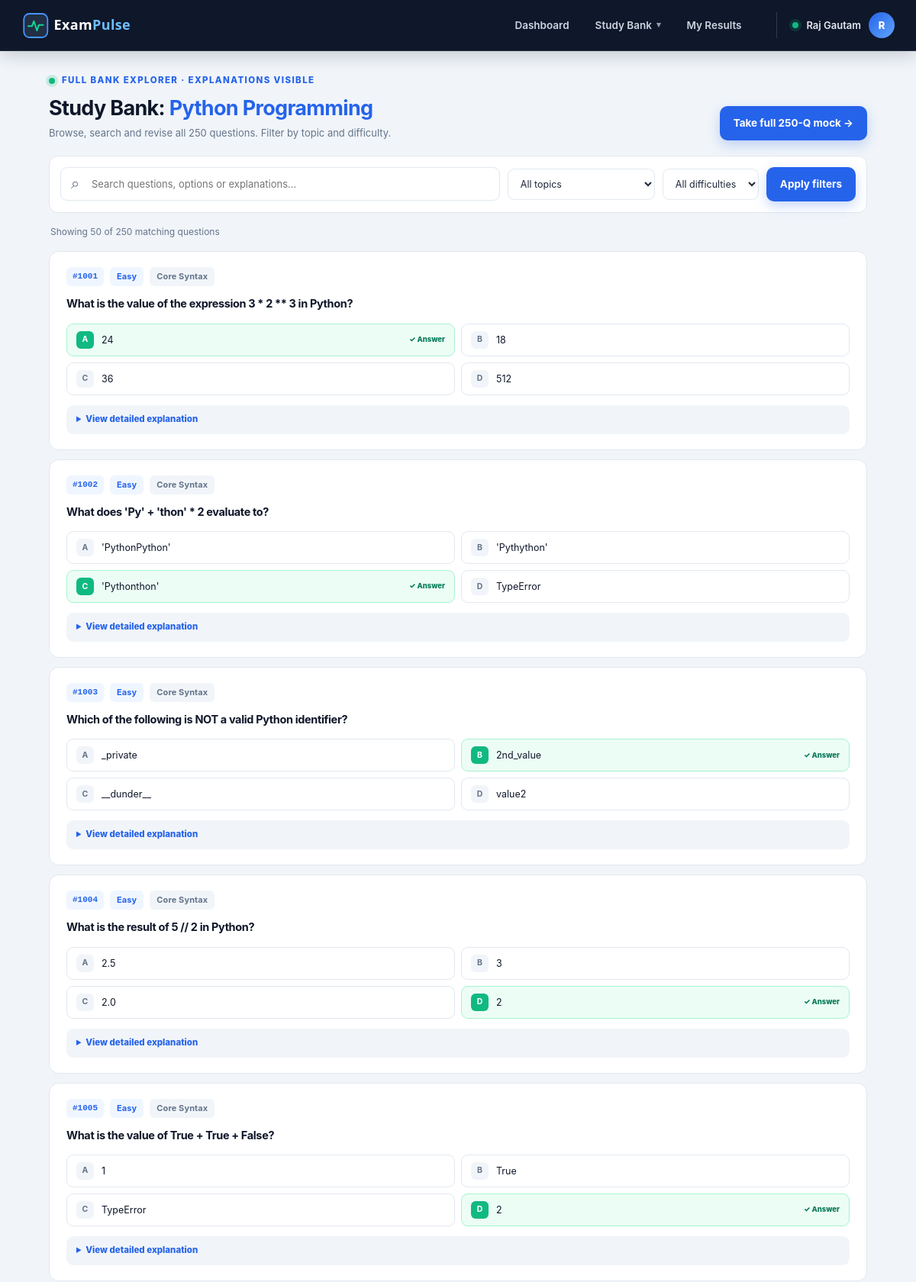
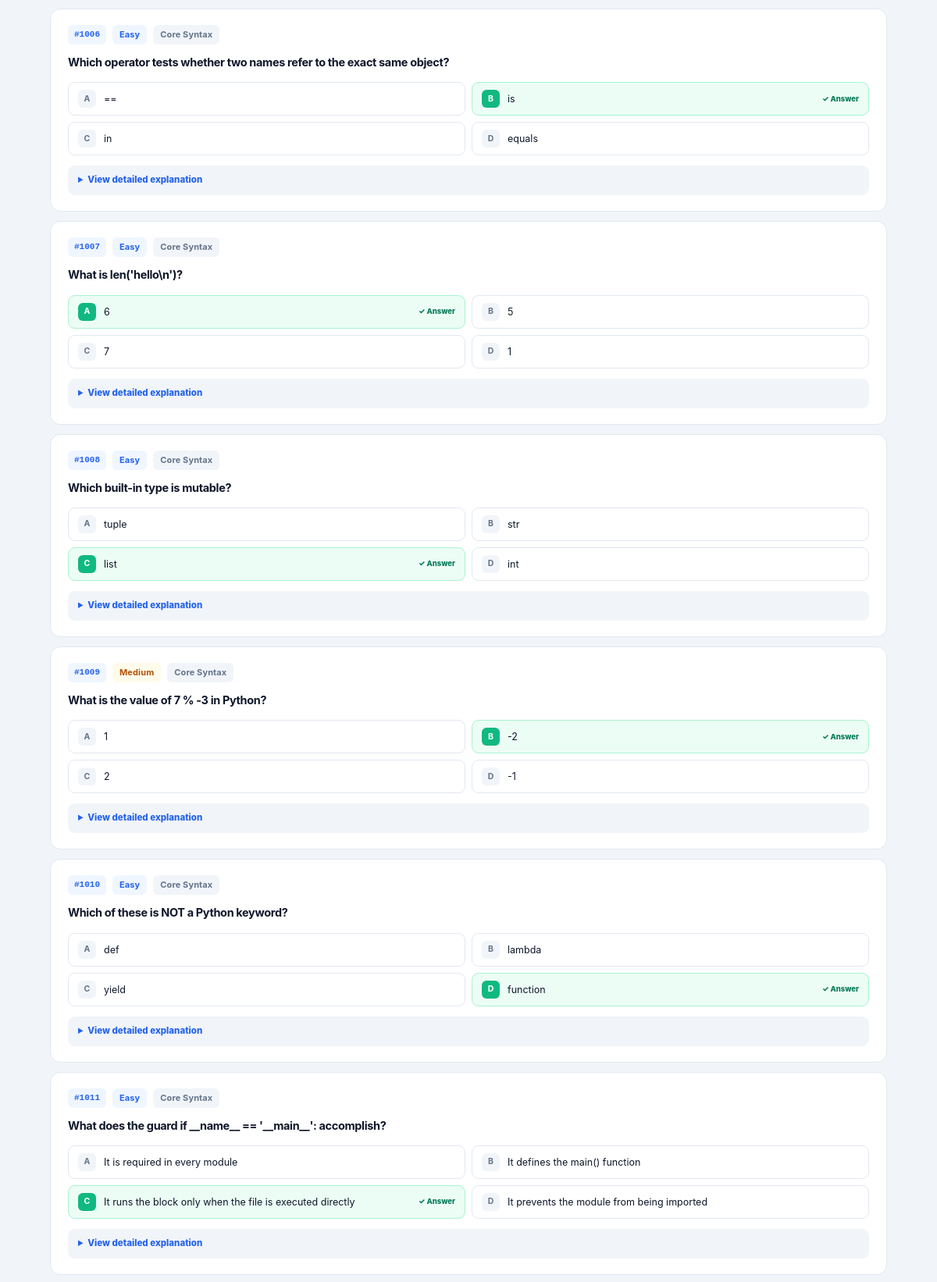
Page /bank/python (upper part) on the committed database (2 pictures, top to bottom).
### tables this page shows
CREATE TABLE questions (
    id             INTEGER PRIMARY KEY AUTOINCREMENT,
    subject        TEXT NOT NULL,
    topic          TEXT NOT NULL,
    difficulty     TEXT NOT NULL,
    question       TEXT NOT NULL,
    option_a       TEXT NOT NULL,
    option_b       TEXT NOT NULL,
    option_c       TEXT NOT NULL,
    option_d       TEXT NOT NULL,
    correct_option TEXT NOT NULL CHECK (correct_option IN ('A','B','C','D')),
    explanation    TEXT NOT NULL,
    question_key   TEXT NOT NULL UNIQUE
);

### routes/exam_routes.py (the view)
@exam_bp.route("/bank/<subject>")
def study_bank(subject: str):
    if subject not in SUBJECTS:
        abort(404)
    query = request.args.get("q", "").strip()
    topic = request.args.get("topic", "")
    difficulty = request.args.get("difficulty", "")
    try:
        offset = max(0, int(request.args.get("offset", 0)))
    except ValueError:
        offset = 0
    items, total = search_questions(
        subject,
        topic=topic or None,
        difficulty=difficulty or None,
        search=query or None,
        limit=50,
        offset=offset,
    )
    return render_template(
        "bank_viewer.html",
        subject=SUBJECTS[subject],
        subject_slug=subject,
        items=items,
        total=total,
        query=query,
        active_topic=topic,
        active_difficulty=difficulty,
    )

### exampulse_core.py (called while the page is built)
def connect_db(path: Path | str | None = None) -> sqlite3.Connection:
    conn = sqlite3.connect(str(path or DB_PATH), timeout=15)
    conn.row_factory = sqlite3.Row
    conn.execute("PRAGMA foreign_keys = ON")
    conn.execute("PRAGMA journal_mode = WAL")
    return conn

def get_db() -> sqlite3.Connection:
    try:
        from flask import g
    except ImportError:  # pragma: no cover - Flask is always installed at runtime
        return connect_db()
    if not hasattr(g, "exampulse_db"):
        g.exampulse_db = connect_db()
    return g.exampulse_db

def question_row_to_dict(row: sqlite3.Row) -> dict[str, Any]:
    return {
        "id": row["id"],
        "subject": row["subject"],
        "topic": row["topic"],
        "difficulty": row["difficulty"],
        "question": row["question"],
        "options": {
            letter: row[f"option_{letter.lower()}"]
            for letter in OPTION_LETTERS
        },
        "correct_option": row["correct_option"],
        "explanation": row["explanation"],
    }

### templates/bank_viewer.html (shortened to what this page needs)
{% extends "base.html" %}
{% block body_class %}page-bank{% endblock %}
{% block content %}
<div class="bank-shell">
  <div class="bank-head" style="--accent:{{ subject.accent }}">
    <div>
      <div class="eyebrow"><span class="pulse-dot"></span> Full bank explorer · explanations visible</div>
      <h1>Study Bank: <span>{{ subject.name }}</span></h1>
      <p>Browse, search and revise all {{ total }} questions. Filter by topic and difficulty.</p>
    </div>
    <a class="btn btn-primary" href="{{ url_for('exam.exam_arena', subject=subject_slug, mode='full') }}">Take full 250-Q mock →</a>
  </div>
  <form class="bank-filters" method="get" action="{{ url_for('exam.study_bank', subject=subject_slug) }}">
    <div class="search-field">
      <span class="search-icon">⌕</span>
      <input type="search" name="q" value="{{ query }}" placeholder="Search questions, options or explanations…">
    </div>
    <select name="topic" aria-label="Filter by topic">
      <option value="">All topics</option>
    </select>
    <select name="difficulty" aria-label="Filter by difficulty">
      <option value="">All difficulties</option>
    </select>
    <button class="btn btn-primary" type="submit">Apply filters</button>
  </form>
  <div class="bank-meta">Showing {{ items|length }} of {{ total }} matching questions</div>
  <div class="bank-list">
    {% for q in items %}
    <article class="bank-card">
      <div class="bank-card-head">
        <span class="review-num">#{{ q.id }}</span>
        <span class="tag tag-difficulty d-{{ q.difficulty|lower }}">{{ q.difficulty }}</span>
        <span class="tag tag-topic">{{ q.topic }}</span>
      </div>
      <h3>{{ q.question }}</h3>
      <div class="bank-options">
        {% for letter in ['A','B','C','D'] %}
        <div class="bank-option {% if letter == q.correct_option %}is-correct{% endif %}">
          <b>{{ letter }}</b><span>{{ q.options[letter] }}</span>
          {% if letter == q.correct_option %}<em>✓ Answer</em>{% endif %}
        </div>
        {% endfor %}
      </div>
      <details class="bank-explain">
        <summary>View detailed explanation</summary>
      </details>
    </article>
    {% endfor %}
  </div>
  {% set per_page = 50 %}
  {% set pages = ((total + per_page - 1) // per_page) %}
</div>
{% endblock %}

### templates/base.html (shortened to what this page needs)
<!doctype html>
<html lang="en">
<head>
  <link rel="stylesheet" href="{{ url_for('static', filename='css/cbt_ui.css') }}">
</head>
<body class="{% block body_class %}{% endblock %}">
  <header class="app-header">
    <div class="header-inner">
      <a class="brand" href="{{ url_for('exam.lobby') }}" aria-label="ExamPulse home">
        <img src="{{ url_for('static', filename='assets/logo-exampulse.svg') }}" alt="ExamPulse" width="196" height="41">
      </a>
      <nav class="main-nav" aria-label="Main navigation">
        <a href="{{ url_for('exam.lobby') }}" class="nav-link {% if request.endpoint == 'exam.lobby' %}active{% endif %}">Dashboard</a>
        <div class="nav-dropdown">
          <button class="nav-link drop-trigger" type="button">Study Bank <span class="caret">▾</span></button>
        </div>
        <a href="{{ url_for('exam.all_results') }}" class="nav-link {% if request.endpoint == 'exam.all_results' %}active{% endif %}">My Results</a>
      </nav>
      <div class="header-user">
        <span class="pulse-dot" aria-hidden="true"></span>
        <span class="header-user-name">{{ candidate_name }}</span>
        <span class="avatar">{{ candidate_name[:1] }}</span>
      </div>
    </div>
  </header>
  <main class="app-main">
    {% block content %}{% endblock %}
  </main>
</body>
</html>

### rows in the picture
questions: id "1001", difficulty "Easy", topic "Core Syntax", question "What is the value of the expression 3 * 2 ** 3 in Python?", letter "A" "B" "C" "D", option_a "24" "18" "36" "512", correct_option "✓ Answer"
questions: id "1002", difficulty "Easy", topic "Core Syntax", question "What does 'Py' + 'thon' * 2 evaluate to?", letter "A" "B" "C" "D", option_a "'PythonPython'" "'Pythython'" "'Pythonthon'" "TypeError", correct_option "✓ Answer"
questions: id "1003", difficulty "Easy", topic "Core Syntax", question "Which of the following is NOT a valid Python identifier?", letter "A" "B" "C" "D", option_a "_private" "2nd_value" "__dunder__" "value2", correct_option "✓ Answer"
questions: id "1004", difficulty "Easy", topic "Core Syntax", question "What is the result of 5 // 2 in Python?", letter "A" "B" "C" "D", option_a "2.5" "3" "2.0" "2", correct_option "✓ Answer"
questions: id "1005", difficulty "Easy", topic "Core Syntax", question "What is the value of True + True + False?", letter "A" "B" "C" "D", options "1" "True" "TypeError" "2", correct_option "✓ Answer"
questions: id "1006", difficulty "Easy", topic "Core Syntax", question "Which operator tests whether two names refer to the exact same object?", letter "A" "B" "C" "D", option_a "==" "is" "in" "equals", correct_option "✓ Answer"
questions: id "1007", difficulty "Easy", topic "Core Syntax", question "What is len('hello\\n')?", letter "A" "B" "C" "D", options "6" "5" "7" "1", correct_option "✓ Answer"
questions: id "1008", difficulty "Easy", topic "Core Syntax", question "Which built-in type is mutable?", letter "A" "B" "C" "D", option_a "tuple" "str" "list" "int", correct_option "✓ Answer"
questions: id "1009", difficulty "Medium", topic "Core Syntax", question "What is the value of 7 % -3 in Python?", letter "A" "B" "C" "D", options "1" "-2" "2" "-1", correct_option "✓ Answer"
questions: id "1010", difficulty "Easy", topic "Core Syntax", question "Which of these is NOT a Python keyword?", letter "A" "B" "C" "D", option_a "def" "lambda" "yield" "function", correct_option "✓ Answer"
questions: id "1011", difficulty "Easy", topic "Core Syntax", question "What does the guard if __name__ == '__main__': accomplish?", letter "A" "B" "C" "D", option_a "It is required in every module" "It defines the main() function" "It runs the block only when the file is executed directly" "It prevents the module from being imported", correct_option "✓ Answer"

### other values in the picture
{{ candidate_name }} "Raj Gautam"
{{ candidate_name[:1] }} "R"
{{ subject.name }} "Python Programming"
{{ total }} "250"
{{ items|length }} "50"
